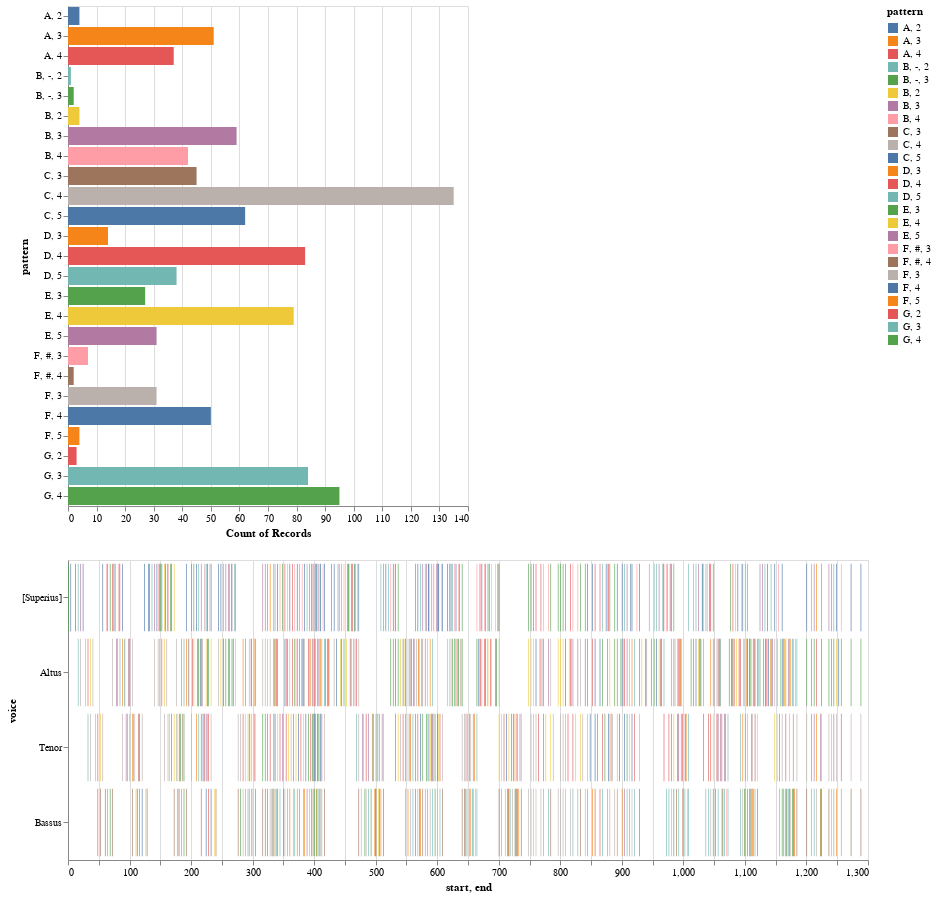

The cell this chart's notebook holds for it:
### Code cell
viz.plot_ngrams_heatmap(notes, selected_patterns=[], voices=[])

### Figure 1 — Vega-Lite specification as saved in the notebook (floating-point values rounded to 4 significant figures; data arrays with more than 128 entries replaced by an {"elided": "..."} marker saying what was removed)
{"config": {"view": {"continuousWidth": 400, "continuousHeight": 300}}, "vconcat": [{"mark": "bar", "encoding": {"color": {"type": "nominal", "field": "pattern"}, "opacity": {"condition": {"value": 1, "selection": "selector001"}, "value": 0.2}, "x": {"type": "nominal", "aggregate": "count", "field": "pattern"}, "y": {"type": "nominal", "field": "pattern"}}, "selection": {"selector001": {"type": "multi", "fields": ["pattern"]}}}, {"mark": "bar", "encoding": {"color": {"type": "nominal", "field": "pattern"}, "opacity": {"condition": {"value": 1, "selection": "selector001"}, "value": 0.2}, "tooltip": [{"type": "quantitative", "field": "start"}, {"type": "quantitative", "field": "end"}, {"type": "nominal", "field": "pattern"}], "x": {"type": "quantitative", "field": "start"}, "x2": {"field": "end"}, "y": {"type": "nominal", "field": "voice", "sort": null}}, "height": 300, "selection": {"selector001": {"type": "multi", "fields": ["pattern"]}}, "width": 800}], "data": {"name": "data-3bfbe247a89e8aa4a6315324a7cb9ccc"}, "$schema": "https://vega.github.io/schema/vega-lite/v4.8.1.json", "datasets": {"data-3bfbe247a89e8aa4a6315324a7cb9ccc": {"elided": "990 records"}}}
